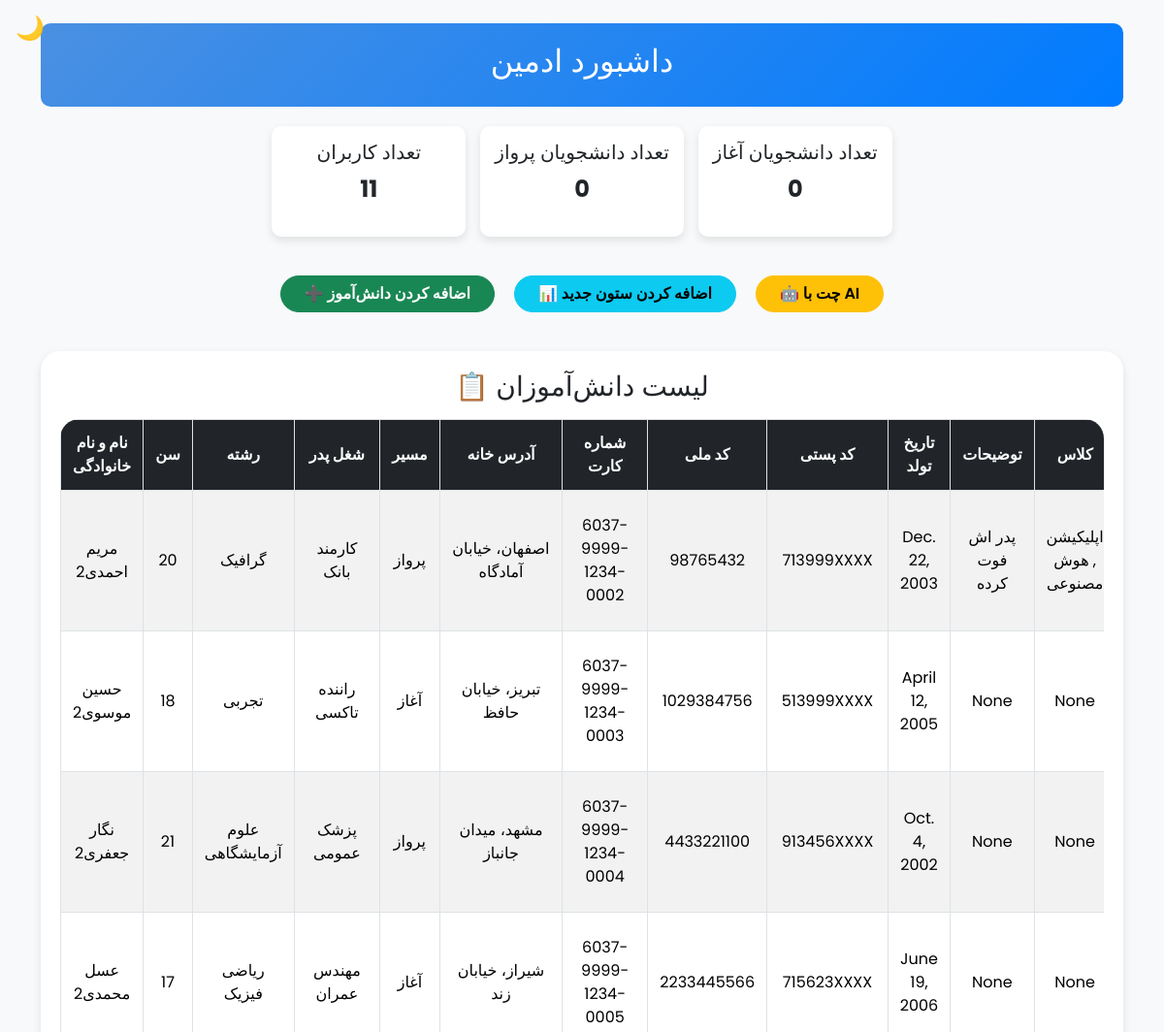
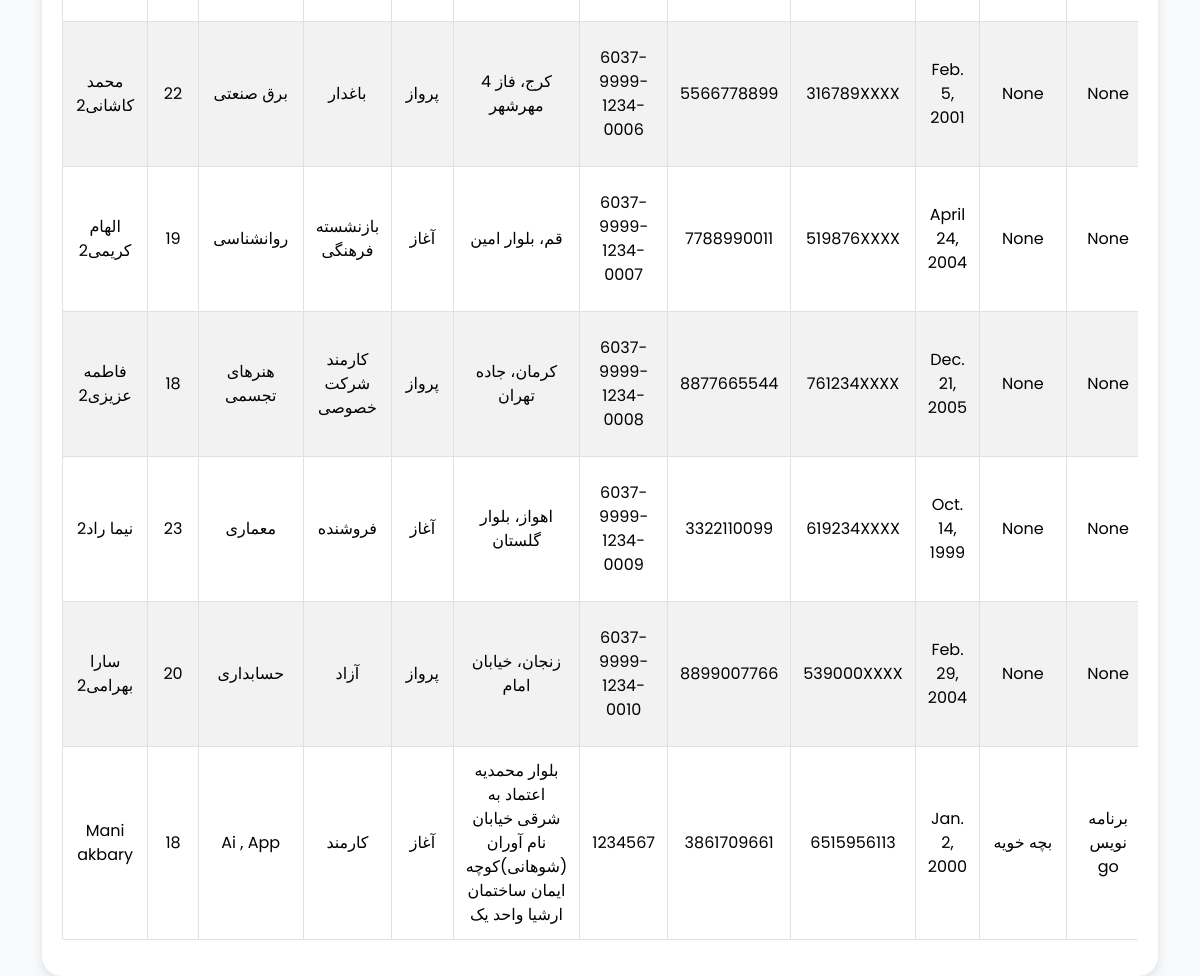
The page /accounts/admin-panel/ (signed in) on the database its author committed (2 pictures, top to bottom).
### account/models.py (models this page shows, shortened)
class Student(models.Model):
    full_name = models.CharField(max_length=100, verbose_name="نام و نام خانوادگی")
    age = models.IntegerField(verbose_name="سن")
    major = models.CharField(max_length=100, verbose_name="رشته")
    father_job = models.CharField(max_length=100, verbose_name="شغل پدر")
    path = models.CharField(max_length=50, verbose_name="مسیر (آغاز/پرواز)")
    address = models.TextField(verbose_name="آدرس خانه")
    card_number = models.CharField(max_length=20, verbose_name="شماره کارت")
    national_code = models.CharField(max_length=10, verbose_name="کد ملی")
    postal_code = models.CharField(max_length=10, verbose_name="کد پستی")
    birth_date = models.DateField(verbose_name="تاریخ تولد")
    Description = models.TextField(verbose_name="توضیحات", null=True)
    skill = models.TextField(verbose_name="مهارت ها", null=True)

### account/views.py (the view)
# urls.py: path("admin-panel/", admin_dashboard, name="admin_dashboard"),
@user_passes_test(is_superuser)
def admin_dashboard(request):
    files = UploadedFile.objects.all()
    students = Student.objects.all()  # دریافت تمام دانش‌آموزان
    dynamic_columns = DynamicColumn.objects.all()  # دریافت ستون‌های دینامیک
    school_classes = SchoolClass.objects.all()
    context = {
        "total_users": CustomUser.objects.count(),
        "flight_students": CustomUser.objects.filter(user_type="flight_student").count(),
        "beginner_students": CustomUser.objects.filter(user_type="beginner_student").count(),
        "files": files,  # اضافه کردن فایل‌ها به context
        "students": students,
        "dynamic_columns": dynamic_columns,  # ارسال ستون‌های دینامیک به تمپلیت
        "school_classes": school_classes,
    }
    return render(request, "admin_panel/dashboard.html", context)

### account/views.py (called while the page is built)
def is_superuser(user):
    return user.is_superuser

### templates/admin_panel/dashboard.html (shortened to what this page needs)
{% extends 'base/base.html' %}
{% load static %}
{% load custom_filters %}
{% block link %}
    <link href="https://cdn.jsdelivr.net/npm/bootstrap@5.3.2/dist/css/bootstrap.min.css" rel="stylesheet">
{% endblock %}
{% block body %}
    <button onclick="toggleTheme()" class="theme-btn">🌙️</button>
    <div class="container mt-4">
        <div class="dashboard-header">
            <h2>داشبورد ادمین</h2>
        </div>
        <div class="dashboard-stats">
            <div class="stat-card">
                <h5>تعداد کاربران</h5>
                <p class="fs-4 fw-bold">{{ total_users }}</p>
            </div>
            <div class="stat-card">
                <h5>تعداد دانشجویان پرواز</h5>
                <p class="fs-4 fw-bold">{{ flight_students }}</p>
            </div>
            <div class="stat-card">
                <h5>تعداد دانشجویان آغاز</h5>
                <p class="fs-4 fw-bold">{{ beginner_students }}</p>
            </div>
        </div>
        <div class="btn-container">
            <a href="{% url 'add_student' %}" class="btn btn-success btn-custom px-4">➕ اضافه کردن دانش‌آموز</a>
            <a href="{% url 'add_column' %}" class="btn btn-info btn-custom px-4">📊 اضافه کردن ستون جدید</a>
            <a href="{% url 'chat_with_ai' %}" class="btn btn-warning btn-custom px-4">🤖 چت با AI</a>
        </div>
        <div class="table-container">
            <h3 class="mb-3 list-danesh">📋 لیست دانش‌آموزان</h3>
            <div class="table-responsive">
                <table class="table table-striped table-hover">
                    <thead class="table-dark">
                        <tr>
                            <th>نام و نام خانوادگی</th>
                            <th>سن</th>
                            <th>رشته</th>
                            <th>شغل پدر</th>
                            <th>مسیر</th>
                            <th>آدرس خانه</th>
                            <th>شماره کارت</th>
                            <th>کد ملی</th>
                            <th>کد پستی</th>
                            <th>تاریخ تولد</th>
                            <th>توضیحات</th>
                            <th>کلاس</th>
                        </tr>
                    </thead>
                    <tbody>
                        {% for student in students %}
                            <tr>
                                <td>{{ student.full_name }}</td>
                                <td>{{ student.age }}</td>
                                <td>{{ student.major }}</td>
                                <td>{{ student.father_job }}</td>
                                <td>{{ student.path }}</td>
                                <td>{{ student.address }}</td>
                                <td>{{ student.card_number }}</td>
                                <td>{{ student.national_code }}</td>
                                <td>{{ student.postal_code }}</td>
                                <td>{{ student.birth_date }}</td>
                                <td>{{ student.Description }}</td>
                                <td>{{ student.skill }}</td>
                            </tr>
                        {% endfor %}
                    </tbody>
                </table>
            </div>
        </div>
    </div>
{% endblock %}

### templates/admin_panel/dashboard.html (style rules this page uses)
body { font-family: 'Poppins', sans-serif; background-color: #f8f9fa; transition: background-color 0.5s ease-in-out, color 0.5s ease-in-out; }
.dashboard-header { background: linear-gradient(135deg, #4a90e2, #007bff); color: white; padding: 20px; border-radius: 10px; text-align: center; margin-bottom: 20px; }
.dashboard-stats { display: flex; gap: 15px; justify-content: center; flex-wrap: wrap; }
.stat-card { background: white; padding: 15px; border-radius: 10px; box-shadow: 0 4px 10px rgba(0, 0, 0, 0.1); text-align: center; min-width: 200px; transition: transform 0.3s; }
.table-container { background: white; padding: 20px; border-radius: 10px; box-shadow: 0 4px 10px rgba(0, 0, 0, 0.1); margin-top: 40px; }
.table thead th, .table tbody td { border: 1px solid #dee2e6; padding: 12px; }
.btn-custom { border-radius: 25px; font-weight: 600; }
.theme-btn { position: absolute; top: 10px; left: 10px; cursor: pointer; font-size: 1.5rem; background: none; border: none; }
th { text-align: center; vertical-align: middle; }
.btn-container { display: flex; justify-content: center; gap: 20px; margin-top: 40px; }
td { text-align: center; vertical-align: middle; }
.table-container { border-radius: 20px; }
.table-responsive { border-radius: 20px; }
.list-danesh { text-align: center; }
.table-striped { border: 1px solid white; }

### rows shown on the page
Student: full_name "مریم احمدی2", age "20", major "گرافیک", father_job "کارمند بانک", path "پرواز", address "اصفهان، خیابان آمادگاه", card_number "6037-9999-1234-0002", national_code "98765432", postal_code "713999XXXX", birth_date "Dec. 22, 2003", Description "پدر اش فوت کرده", skill "اپلیکیشن , هوش مصنوعی"
Student: full_name "حسین موسوی2", age "18", major "تجربی", father_job "راننده تاکسی", path "آغاز", address "تبریز، خیابان حافظ", card_number "6037-9999-1234-0003", national_code "1029384756", postal_code "513999XXXX", birth_date "April 12, 2005", Description "None", skill "None"
Student: full_name "نگار جعفری2", age "21", major "علوم آزمایشگاهی", father_job "پزشک عمومی", path "پرواز", address "مشهد، میدان جانباز", card_number "6037-9999-1234-0004", national_code "4433221100", postal_code "913456XXXX", birth_date "Oct. 4, 2002", Description "None", skill "None"
Student: full_name "عسل محمدی2", age "17", major "ریاضی فیزیک", father_job "مهندس عمران", path "آغاز", address "شیراز، خیابان زند", card_number "6037-9999-1234-0005", national_code "2233445566", postal_code "715623XXXX", birth_date "June 19, 2006", Description "None", skill "None"
Student: full_name "محمد کاشانی2", age "22", major "برق صنعتی", father_job "باغدار", path "پرواز", address "کرج، فاز 4 مهرشهر", card_number "6037-9999-1234-0006", national_code "5566778899", postal_code "316789XXXX", birth_date "Feb. 5, 2001", Description "None", skill "None"
Student: full_name "الهام کریمی2", age "19", major "روانشناسی", father_job "بازنشسته فرهنگی", path "آغاز", address "قم، بلوار امین", card_number "6037-9999-1234-0007", national_code "7788990011", postal_code "519876XXXX", birth_date "April 24, 2004", Description "None", skill "None"
Student: full_name "فاطمه عزیزی2", age "18", major "هنرهای تجسمی", father_job "کارمند شرکت خصوصی", path "پرواز", address "کرمان، جاده تهران", card_number "6037-9999-1234-0008", national_code "8877665544", postal_code "761234XXXX", birth_date "Dec. 21, 2005", Description "None", skill "None"
Student: full_name "نیما راد2", age "23", major "معماری", father_job "فروشنده", path "آغاز", address "اهواز، بلوار گلستان", card_number "6037-9999-1234-0009", national_code "3322110099", postal_code "619234XXXX", birth_date "Oct. 14, 1999", Description "None", skill "None"
Student: full_name "سارا بهرامی2", age "20", major "حسابداری", father_job "آزاد", path "پرواز", address "زنجان، خیابان امام", card_number "6037-9999-1234-0010", national_code "8899007766", postal_code "539000XXXX", birth_date "Feb. 29, 2004", Description "None", skill "None"
Student: full_name "Mani akbary", age "18", major "Ai , App", father_job "کارمند", path "آغاز", address "بلوار محمدیه اعتماد به شرقی خیابان نام آوران (شوهانی)کوچه ایمان ساختمان ارشیا واحد یک", card_number "1234567", national_code "3861709661", postal_code "6515956113", birth_date "Jan. 2, 2000", Description "بچه خویه", skill "برنامه نویس go"

### other values the page prints
{{ total_users }} "11"
{{ flight_students }} "0"
{{ beginner_students }} "0"
